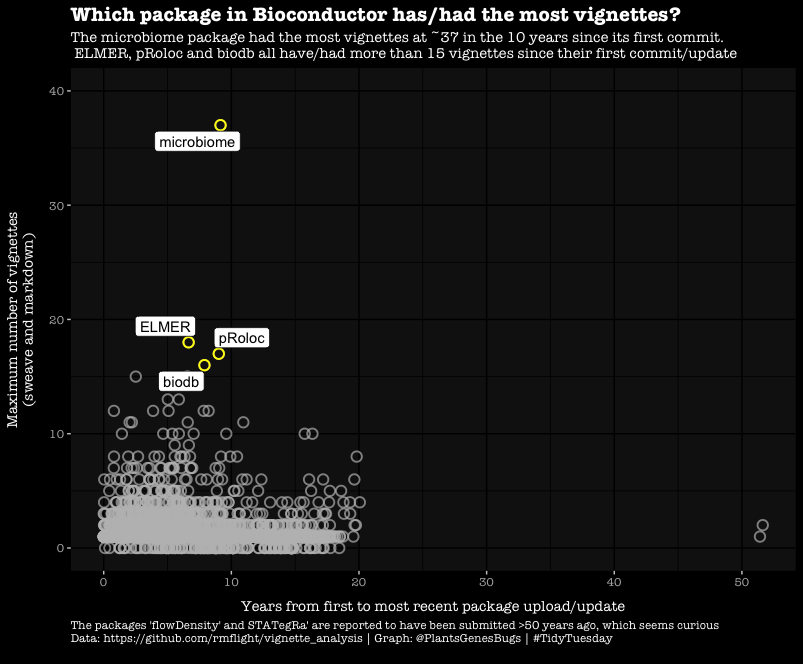

Recreate this plot in R.
library(tidyverse)
install.packages("gghighlight")
library(gghighlight)
install.packages("ggdark")
library(ggdark)

# Get data 
bioc <- readr::read_csv('https://raw.githubusercontent.com/rfordatascience/tidytuesday/master/data/2022/2022-03-15/bioc.csv')

# Group by package and find max number of vignettes (regardless of creation method)
data <- bioc %>%
  group_by(package) %>%
  summarise(maxrnw = max(rnw),
            maxrmd = max(rmd),
            days = as.numeric(difftime(max(date), min(date), units="days"))) %>%
  mutate(total=maxrnw+maxrmd,
         years = days/365)

# Plot data
plot <- ggplot(data, aes(x=years, y=total))
plot + dark_theme_gray() +
  geom_point(size=3, stroke=1, colour="yellow", shape=1) +
  gghighlight(total>15, label_key=package) +
  labs(title="Which package in Bioconductor has/had the most vignettes?",
       subtitle="The microbiome package had the most vignettes at ~37 in the 10 years since its first commit.\n ELMER, pRoloc and biodb all have/had more than 15 vignettes since their first commit/update",
       caption="The packages 'flowDensity' and STATegRa' are reported to have been submitted >50 years ago, which seems curious\nData: https://github.com/rmflight/vignette_analysis | Graph: @PlantsGenesBugs | #TidyTuesday\n",
       x="Years from first to most recent package upload/update",
       y="Maximum number of vignettes\n(sweave and markdown)") +
  theme(
    text = element_text(family = "American Typewriter"),
    plot.title = element_text(size=15, face="bold"),
    plot.caption = element_text(hjust=0),
    axis.title.y = element_text(margin=margin(r=10)),
    axis.title.x = element_text(margin=margin(t=10))
  ) +
  ylim(0,40)
